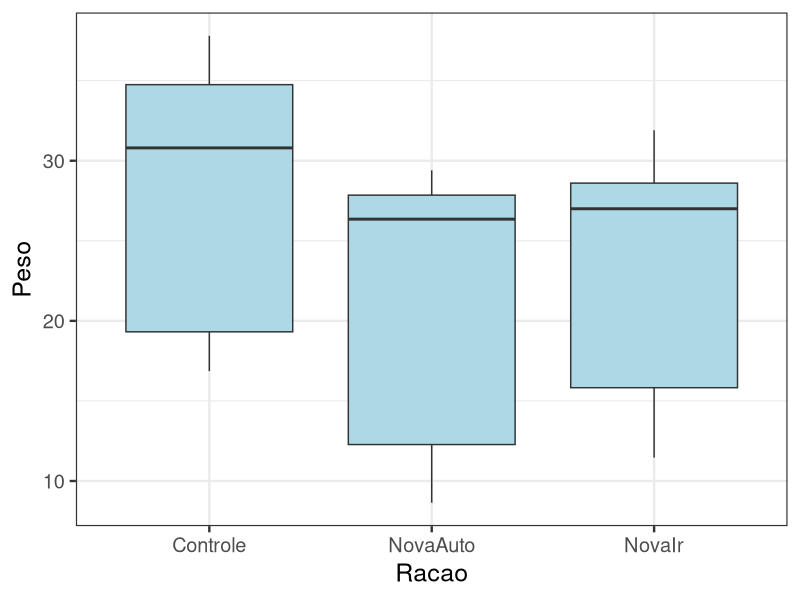
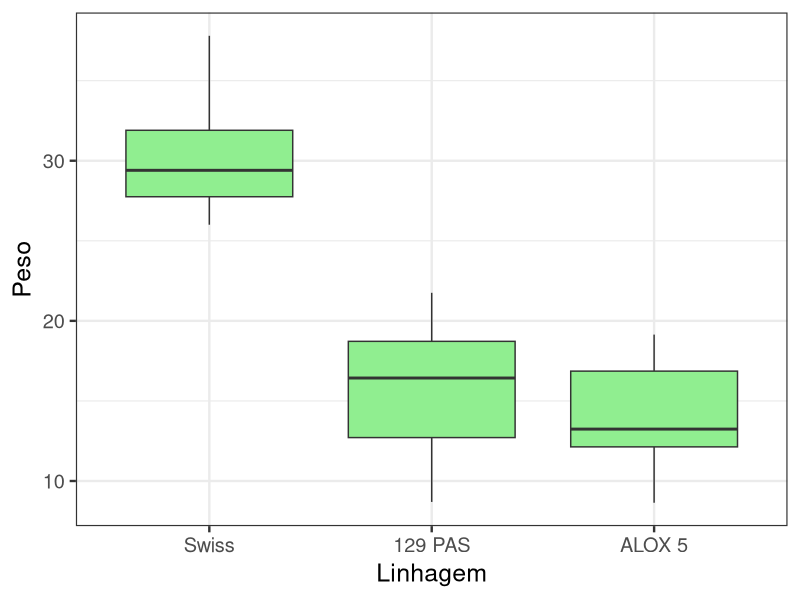
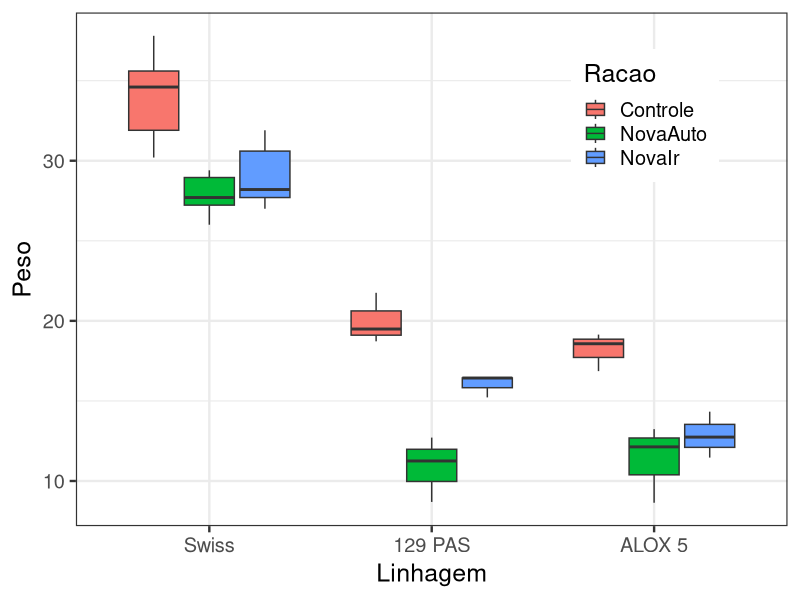
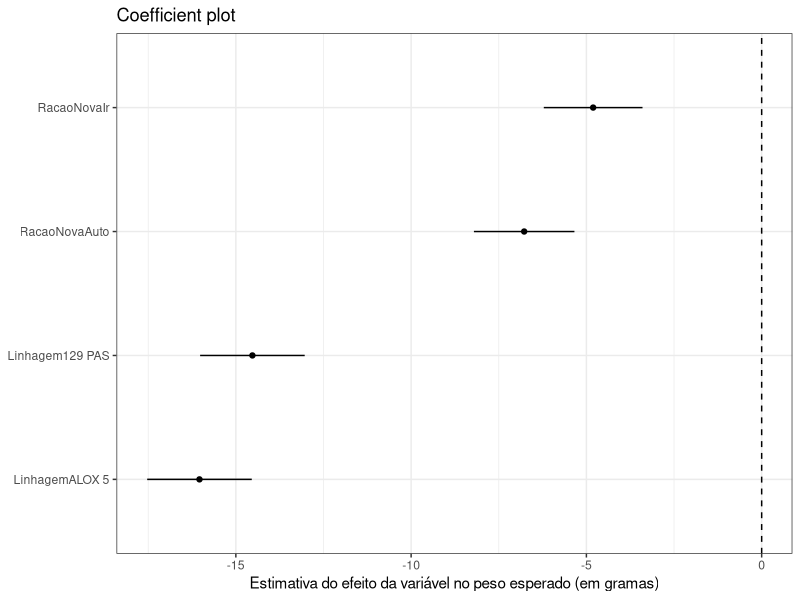
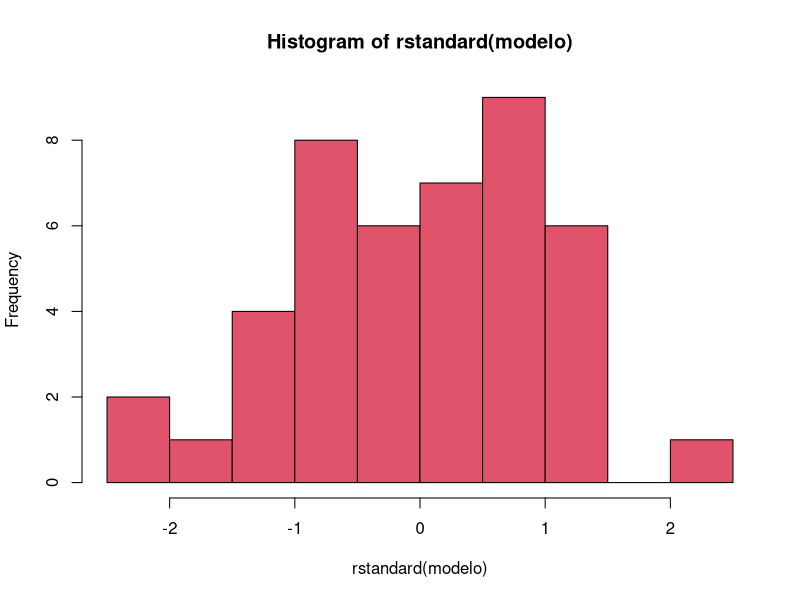
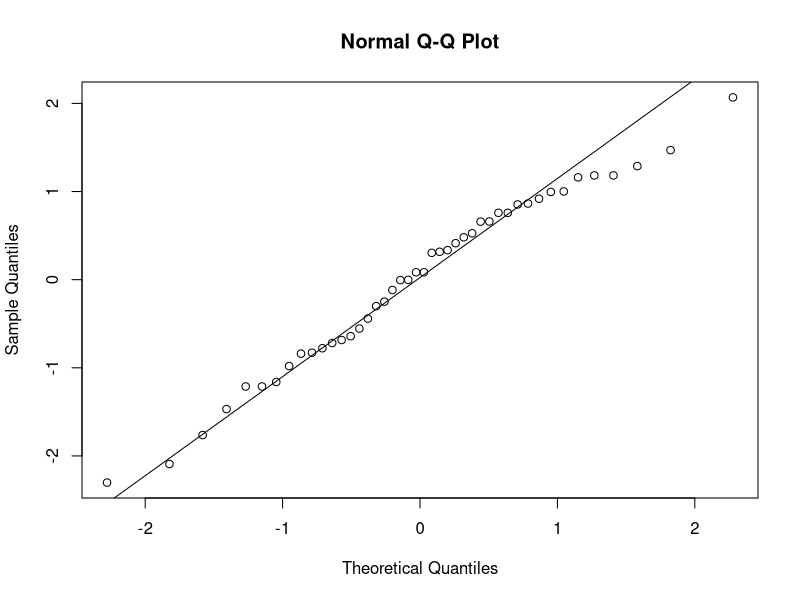
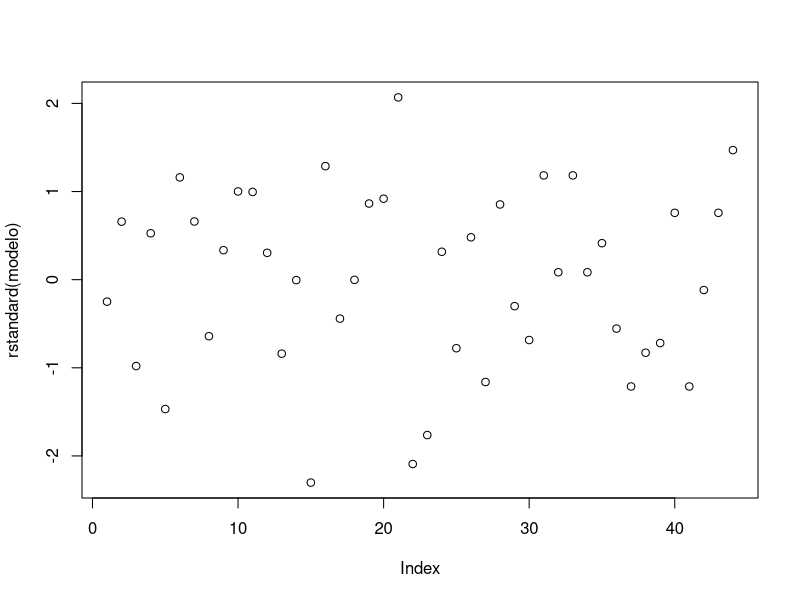
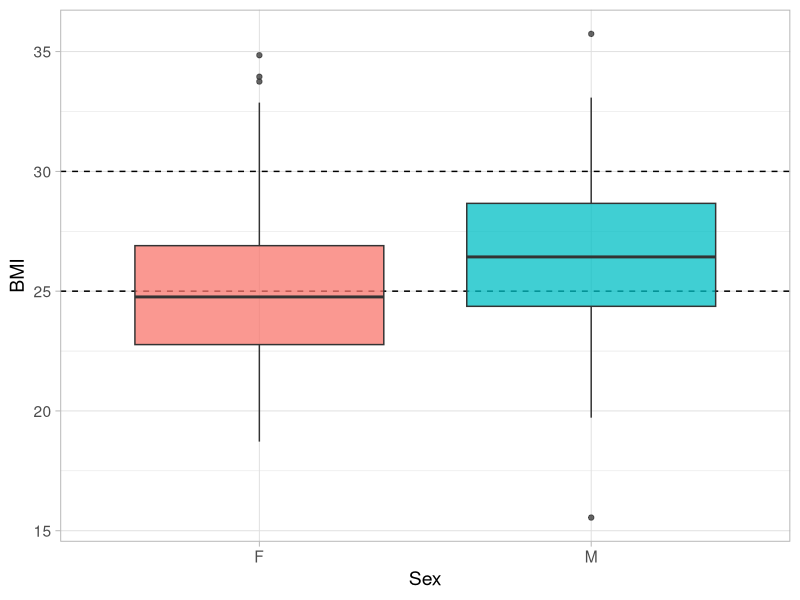

Write the R code that produced these figures, in order.
## ----echo=FALSE------------------------------------------------------------------
# Lendo os bancos utilizados e carregando tidyverse
library(tidyverse, quietly = T, warn.conflicts = F)
SHHS <- read_csv("dados/shhs.csv")
racao <- read_csv("dados/racao.csv")
dmft <- read_csv("dados/dmft.csv")

# Definindo categorias de base
racao$Linhagem = racao$Linhagem |> as.factor() |> relevel(ref = "Swiss")
racao$Racao = racao$Racao |> as.factor() # |> relevel(ref = "Controle")


## --------------------------------------------------------------------------------
summary(racao)


## ----echo=FALSE,fig=T------------------------------------------------------------
p <- ggplot(racao, aes(x=Racao, y=Peso))
p + geom_boxplot(fill = "lightblue") + theme_bw(base_size = 18)


## ----echo=FALSE,fig=T------------------------------------------------------------
p2 <- ggplot(racao, aes(x=Linhagem, y=Peso))
p2 + geom_boxplot(fill = "lightgreen") + theme_bw(base_size = 18)


## ----echo=FALSE,fig=T------------------------------------------------------------
p <- ggplot(racao, aes(x=Linhagem, y=Peso, fill=Racao))
p + geom_boxplot() + theme_bw(base_size = 18)  + theme(legend.position = c(.8, 0.8))


## ----echo=T----------------------------------------------------------------------
modelo <- lm(Peso ~ Racao + Linhagem, data = racao)
summary(modelo)




## ----echo=T----------------------------------------------------------------------
modelo.coef <- cbind(Est = coef(modelo), confint(modelo)) 


## ----echo=F,results=tex----------------------------------------------------------
modelo.coef 

## ----echo=FALSE,fig=T------------------------------------------------------------
modelo.coef  |> 
  as_tibble(rownames = "term", ) |> 
  filter(term != "(Intercept)") |> 
  # reorder the coefficients so that the largest is at the top of the plot
  mutate(term = fct_reorder(term, Est)) %>%
  ggplot(aes(Est, term)) +
  geom_point() +
  geom_linerange(aes(xmin = `2.5 %`, xmax = `97.5 %`)) +
  # add in a dotted line at zero
  geom_vline(xintercept = 0, lty = 2) +
  labs(
    x = "Estimativa do efeito da variável no peso esperado (em gramas)",
    y = NULL,
    title = "Coefficient plot"
  ) + theme_bw()


## ----fig=TRUE--------------------------------------------------------------------
hist(rstandard(modelo), col = 2)


## ----fig=TRUE--------------------------------------------------------------------
qqnorm(rstandard(modelo) )
qqline(rstandard(modelo) )


## --------------------------------------------------------------------------------
shapiro.test(rstandard(modelo))

ks.test(rstandard(modelo), y="pnorm")


## ----fig=TRUE--------------------------------------------------------------------
plot(rstandard(modelo))


## ----echo=T----------------------------------------------------------------------
modeloR <- lm(Peso ~ Racao, data = racao)
modeloL <- lm(Peso ~ Linhagem, data = racao)
modeloRL <- lm(Peso ~ Racao + Linhagem, data = racao)
modeloRL2 <- lm(Peso ~ Racao * Linhagem, data = racao)


## --------------------------------------------------------------------------------
summary(modeloRL2)


## --------------------------------------------------------------------------------
#anova(modeloRL2)
anova(lm(Peso ~ Racao*Linhagem, data = racao))


## --------------------------------------------------------------------------------
anova(lm(Peso ~ Linhagem*Racao, data = racao))


## --------------------------------------------------------------------------------
anova(modeloR, modeloRL2)


## --------------------------------------------------------------------------------
AIC(modelo)
BIC(modelo)


## ----echo=F,results=tex----------------------------------------------------------


  cbind(AIC(modeloR, modeloL, modeloRL, modeloRL2),
        BIC(modeloR, modeloL, modeloRL, modeloRL2),
        R2 = 100*c(summary(modeloR)$r.squared, summary(modeloL)$r.squared, summary(modeloRL)$r.squared, summary(modeloRL2)$r.squared),
        R2.adj = 100*c(summary(modeloR)$adj.r.squared, summary(modeloL)$adj.r.squared, summary(modeloRL)$adj.r.squared, summary(modeloRL2)$adj.r.squared)
        )[,-3]



## ----echo=F, fig=T---------------------------------------------------------------
SHHS |> 
  ggplot(aes(x = Sex, y = BMI, fill = Sex)) + 
  geom_hline(yintercept = c(25, 30), linetype = "dashed") + 
  geom_boxplot( show.legend = F, alpha = 0.75 ) + 
  theme_light( base_size = 14 )


## ----echo=F, fig=T---------------------------------------------------------------
SHHS |> 
  ggplot(aes(x = Smoking, y = BMI, fill = Smoking)) + 
  geom_hline(yintercept = c(25, 30), linetype = "dashed") + 
  geom_boxplot( show.legend = F, alpha = 0.75 ) + 
  theme_light( base_size = 14)


## ----echo=F, fig=T---------------------------------------------------------------
SHHS |> 
  ggplot(aes(x = Smoking, y = BMI, fill = Sex)) + 
  geom_hline(yintercept = c(25, 30), linetype = "dashed") + 
  geom_boxplot( show.legend = F, alpha = 0.75 ) + 
  theme_light( base_size = 14)


## --------------------------------------------------------------------------------
(modelo1.shhs <- lm(BMI ~ Sex, data = SHHS))


## --------------------------------------------------------------------------------
(modelo2.shhs <- lm(BMI ~ Smoking, data = SHHS))


## --------------------------------------------------------------------------------
(modelo3.shhs <- lm(BMI ~ Sex + Smoking, data = SHHS))


## --------------------------------------------------------------------------------
(modelo4.shhs <- lm(BMI ~ Sex * Smoking, data = SHHS))


## --------------------------------------------------------------------------------
anova(modelo4.shhs)


## ----echo=F,results=tex----------------------------------------------------------

mm <- cbind(AIC(modelo1.shhs, modelo2.shhs, modelo3.shhs, modelo4.shhs),
            BIC(modelo1.shhs, modelo2.shhs, modelo3.shhs, modelo4.shhs),
            R2 = 100*c(summary(modelo1.shhs)$r.squared, 
                       summary(modelo2.shhs)$r.squared, 
                       summary(modelo3.shhs)$r.squared, 
                       summary(modelo4.shhs)$r.squared),
            R2.adj = 100*c(summary(modelo1.shhs)$adj.r.squared, 
                           summary(modelo2.shhs)$adj.r.squared, 
                           summary(modelo3.shhs)$adj.r.squared, 
                           summary(modelo4.shhs)$adj.r.squared)
)[,-3]
rownames(mm) = paste("BMI ~", c("Sex", "Smoke", "Sex + Smoke", "Sex * Smoke")) 
mm 


## ----echo=T----------------------------------------------------------------------
summary(modelo3.shhs)


## ----echo=T, fig=T---------------------------------------------------------------
hist(rstandard(modelo3.shhs))


## ----echo=T, fig=T---------------------------------------------------------------
plot(rstandard(modelo3.shhs))


## ----echo=F, results=tex---------------------------------------------------------
summary(modelo3.shhs) 

## ----echo=FALSE, fig=TRUE--------------------------------------------------------
#arm::coefplot(modelo3.shhs)
tibble(term = modelo3.shhs$coefficients |> names(), 
       Est = coef(modelo3.shhs))  |> 
  bind_cols(confint(modelo3.shhs)) |> 
  filter(term != "(Intercept)") |> 
  ggplot(aes(Est, term)) +
  geom_point() +
  geom_linerange(aes(xmin = `2.5 %`, xmax = `97.5 %`)) +
  # add in a dotted line at zero
  geom_vline(xintercept = 0, lty = 2) +
  labs(
    x = "Estimativa do efeito da variável no IMC",
    y = NULL,
    title = "Coefficient plot"
  ) + theme_light()



## ----echo=F, fig=T---------------------------------------------------------------
dmft <- dmft |>   
  mutate(Pais = factor(Pais, levels= 1:2, labels = c("Industrializado", "Em desenvolvimento")))
p <- ggplot(dmft, aes(y = DMFT, x = Consumo, colour = Pais, fill = Pais))
p <- p + 
  geom_point() + 
  xlab("Consumo de açucar (kg per capita/ano)") + 
  theme_bw(base_size = 18) + 
  theme(legend.position = c(.25, 0.8)) + 
  labs(colour = "País", fill = "País") + 
  theme(legend.background = element_rect(linetype = 1, colour = 1))
p


## --------------------------------------------------------------------------------
# Modelo ignorando o tipo de país
modeloC <- lm(DMFT ~ Consumo, data = dmft)
#
# Modelo variando intercepto
modeloCP <- lm(DMFT ~ Consumo + Pais, data = dmft)
#
# Modelo variando slope
modeloC.int <- lm(DMFT ~ Consumo + Consumo:Pais, 
              data = dmft)
#
# Modelo variando intercepto e slope
modeloCP.int <- lm(DMFT ~ Consumo + Pais + Consumo:Pais,
                   data = dmft)


## ----echo=F, fig=T---------------------------------------------------------------
aux <- coef(modeloC)
p + geom_abline(slope = aux[2], intercept = aux[1])




## ----echo=T----------------------------------------------------------------------
AIC(modeloC)
BIC(modeloC)


## ----echo=F, fig=T---------------------------------------------------------------
aux <- coef(modeloCP)
p + geom_abline(slope = aux[2], intercept = aux[1], color = "#F8766D") + geom_abline(slope = aux[2], intercept = aux[1]+aux[3], color = "#00BFC4")




## ----echo=T----------------------------------------------------------------------
AIC(modeloCP)
BIC(modeloCP)


## ----echo=F, fig=T---------------------------------------------------------------
aux <- coef(modeloC.int)
p + geom_abline(slope = aux[2], intercept = aux[1], color = "#F8766D") + geom_abline(slope = aux[2]+aux[3], intercept = aux[1], color = "#00BFC4")




## ----echo=T----------------------------------------------------------------------
AIC(modeloC.int)
BIC(modeloC.int)


## ----echo=F, fig=T---------------------------------------------------------------
aux <- coef(modeloCP.int)
p + 
  geom_abline(slope = aux[2], intercept = aux[1], color = "#F8766D") +
  geom_abline(slope = aux[2]+aux[4], intercept = aux[1]+aux[3], color = "#00BFC4")




## ----echo=T----------------------------------------------------------------------
AIC(modeloCP.int)
BIC(modeloCP.int)


## ----echo=F, results=tex---------------------------------------------------------

tibble(
  Modelo = c("Consumo", "Consumo + Pais", "Consumo + Consumo:Pais","Consumo*Pais"),
  AIC = AIC(modeloC, modeloCP, modeloC.int, modeloCP.int)$AIC,
  BIC = BIC(modeloC, modeloCP, modeloC.int, modeloCP.int)$BIC,
  R2 = 100*c(summary(modeloC)$r.squared, summary(modeloCP)$r.squared, 
         summary(modeloC.int)$r.squared, summary(modeloCP.int)$r.squared),
  R2.adj = 100*c(summary(modeloC)$adj.r.squared, 
             summary(modeloCP)$adj.r.squared, 
             summary(modeloC.int)$adj.r.squared, 
             summary(modeloCP.int)$adj.r.squared)
) 

## ----echo=F, fig=T---------------------------------------------------------------
hist(rstandard(modeloCP.int))


## ----echo=F, fig=T---------------------------------------------------------------
qqnorm(rstandard(modeloCP.int))
qqline(rstandard(modeloCP.int))


## ----echo=F, fig=T---------------------------------------------------------------
pp <- ggplot( dmft %>% 
                bind_cols(
                  Resid = rstandard(modeloCP.int), 
                  ID = 1:nrow(dmft)), 
              aes(x = ID, y = Resid, color = Pais))
ppp <- pp + geom_point(show.legend = F) + theme_bw(base_size = 18)
ppp + 
  geom_hline(yintercept = c(0,2,-2), 
             linetype = c("solid","dashed","dashed"))


## ----echo=T----------------------------------------------------------------------
output2 <- lm(log(DMFT) ~ Consumo*Pais,  data = dmft)
summary(output2)


## ----echo=F, fig=T---------------------------------------------------------------
limits.Ind <- dmft$Consumo[dmft$Pais == "Industrializado"] |> range()
limits.Dev <- dmft$Consumo[dmft$Pais == "Em desenvolvimento"] |> range()

pred <- data.frame(Consumo = seq.int(limits.Ind[1], limits.Ind[2]),
                       Pais = "Industrializado") |> 
  bind_rows(data.frame(Consumo = seq.int(limits.Dev[1], limits.Dev[2]),
                       Pais = "Em desenvolvimento"))
                     
predictions <- predict(output2, se.fit = T,
                     newdata = pred)

pred <- pred |> 
  bind_cols(pred = exp(predictions$fit), se = predictions$se.fit) |> 
  mutate(LI = pred*exp(- 1.96 * se),
         LS = pred*exp(+ 1.96 * se))


p +  
  # geom_ribbon(data = pred,
              # aes(y = pred, ymin = LI, ymax = LS), alpha = 0.25, show.legend = F) +
  geom_line(data = pred, aes(y = pred))


## ----echo=F, fig=T---------------------------------------------------------------
p +  
  geom_ribbon(data = pred,
              aes(y = pred, ymin = LI, ymax = LS), alpha = 0.25, 
              show.legend = F) +
  geom_line(data = pred, aes(y = pred))


## ----echo=F, fig=T---------------------------------------------------------------
hist(rstandard(output2))


## ----echo=F, fig=T---------------------------------------------------------------
qqnorm(rstandard(output2))
qqline(rstandard(output2))


## ----echo=F, fig=T---------------------------------------------------------------
pp2 <- ggplot( dmft %>% bind_cols(Resid = rstandard(output2), ID = 1:nrow(dmft)), aes(x = ID, y = Resid, color = Pais))
pp2 + geom_point(show.legend = F) + geom_hline(yintercept = c(0,2,-2), linetype = c("solid","dashed","dashed")) + theme_light(base_size = 18)
